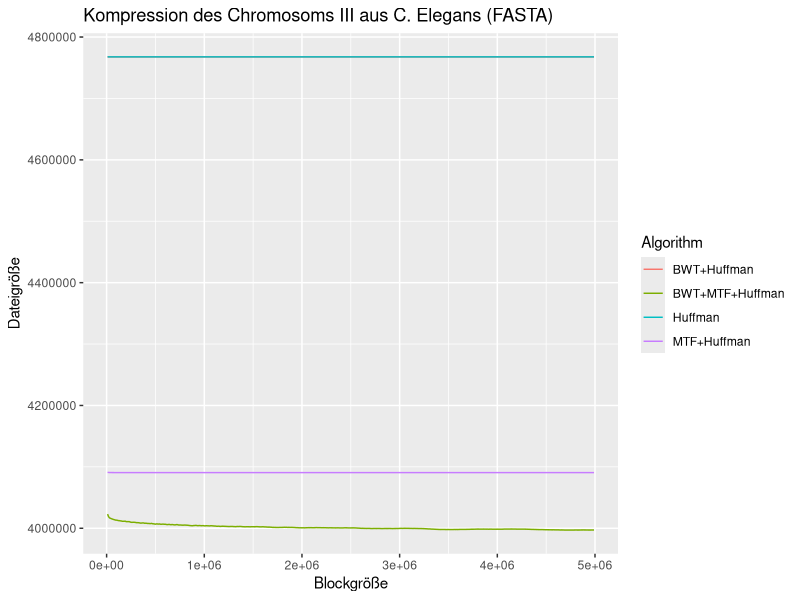

Reproduce this figure in R.
df1 <- as.data.frame(read.csv(file="../../rawdata/ebwt.statistics.chrIII.fa.txt",head=TRUE,sep=","))

df1 <- df1[df1$Algorithm!="BWT+MTF",]
df1 <- df1[df1$Algorithm!="BWT+MTF",]
df1 <- df1[df1$Algorithm!="MTF",]

library(ggplot2)

pdf(file="uk-new-celegans.pdf",height=5,width=7)

ggplot(data=df1, aes(x=Blocksize, y=Size, group=Algorithm, colour=Algorithm)) +
    geom_line() + # Thinner lines
    scale_fill_hue(name="Algorithmus") +      # Set legend title
    xlab("Blockgröße") + ylab("Dateigröße") + # Set axis labels
    ggtitle("Kompression des Chromosoms III aus C. Elegans (FASTA)") +  # Set title
    theme()
    